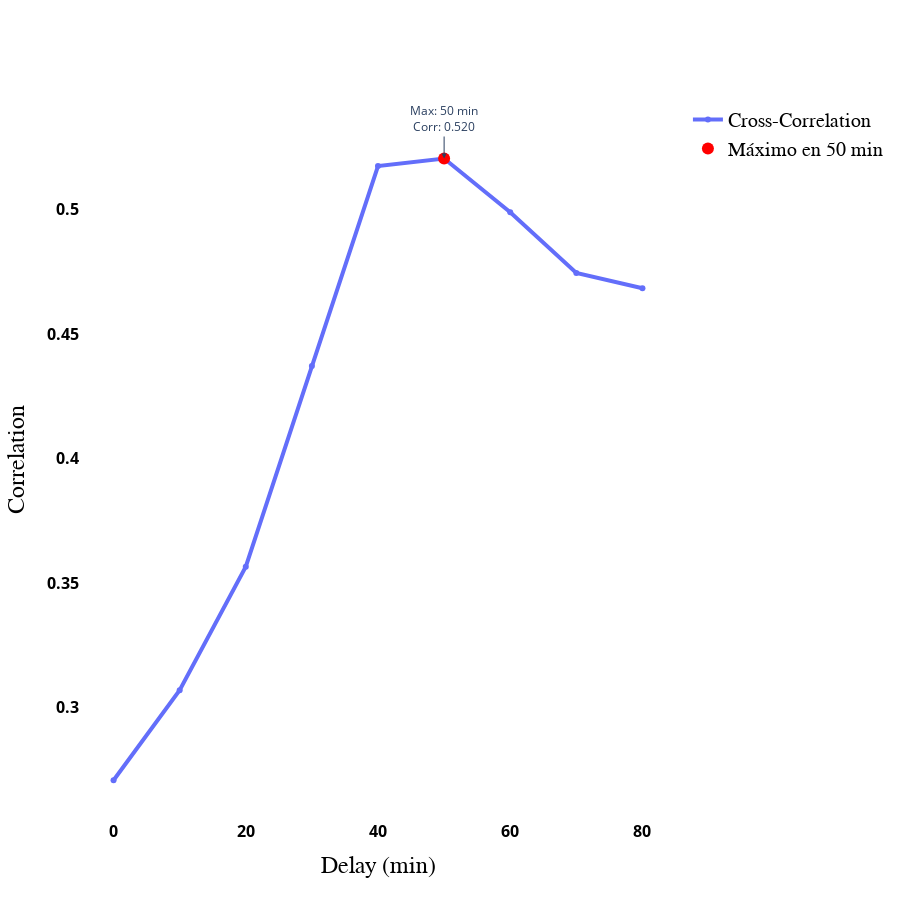

This figure's notebook cell:
### Markdown cell above
# 4. Cross-Correlation

### Code cell
# Calcular la correlación cruzada
x = merged_std['nivel_std'].values
y = merged_std['snd_std'].values

corr = correlate(x, y, mode='full')
lags = np.arange(-len(x) + 1, len(x))

# Normalización
norm_factor = np.array([len(x) - abs(lag) for lag in lags])
corr_norm = corr / norm_factor

# Definir el rango de lags en minutos
lags_minutes = lags * 10

# Filtrar los lags entre los valores de retardo deseados
MIN_DELAY_MINUTES = 0  
MAX_DELAY_MINUTES = 80 

mask = (lags_minutes >= MIN_DELAY_MINUTES) & (lags_minutes <= MAX_DELAY_MINUTES)
lags_minutes_filtered = lags_minutes[mask]
corr_norm_filtered = corr_norm[mask]

# Encontrar el índice de la máxima correlación
best_idx = np.argmax(np.abs(corr_norm_filtered))
best_lag_minutes = lags_minutes_filtered[best_idx]
best_corr = corr_norm_filtered[best_idx]

# Crear la figura
fig = go.Figure()

# Agregar la serie de correlación cruzada
fig.add_trace(go.Scatter(
    x=lags_minutes_filtered,
    y=corr_norm_filtered,
    mode='lines+markers',
    name='Cross-Correlation',
    line=dict(width=4)  # Engrosar la línea
))

# Agregar el punto máximo de la correlación
fig.add_trace(go.Scatter(
    x=[best_lag_minutes],
    y=[best_corr],
    mode='markers',
    marker=dict(color='red', size=12),
    name=f'Máximo en {best_lag_minutes} min',
    text=[f"{best_lag_minutes} min\n{best_corr:.3f}"],
    
    
))

# Anotación para el valor máximo
fig.add_annotation(
    x=best_lag_minutes,
    y=best_corr,
    text=f"Max: {best_lag_minutes} min<br>Corr: {best_corr:.3f}",
    showarrow=True,
    arrowhead=2,
    ax=0,
    ay=-40,
    bgcolor="white"
)

# Actualizar el layout
fig.update_layout(
    xaxis_title="Delay (min)",
    yaxis_title="Correlation",
    plot_bgcolor='white',
    paper_bgcolor='white',
    autosize=False,
    width=900,  
    height=900,
    legend=dict(
        font=dict(
            family="Arial Black",  
            size=20,              
            color="black"
        )
    ),
    xaxis=dict(
        title_font=dict(size=24, family="Arial Black", color="black"),  
        tickfont=dict(size=16, color="black",weight="bold")  
    ),
    yaxis=dict(
        title_font=dict(size=24, family="Arial Black", color="black"),  
        tickfont=dict(size=16, color="black",weight="bold")  
    )
)


fig.show()

### Figure 1 — Plotly figure (JSON) as saved in the notebook; plotly's stock layout.template omitted (floating-point values rounded to 4 significant figures)
{"data": [{"line": {"width": 4}, "mode": "lines+markers", "name": "Cross-Correlation", "type": "scatter", "x": [0, 10, 20, 30, 40, 50, 60, 70, 80], "y": [0.2709, 0.3071, 0.3566, 0.4372, 0.5174, 0.5205, 0.4989, 0.4745, 0.4684]}, {"marker": {"color": "red", "size": 12}, "mode": "markers", "name": "Máximo en 50 min", "text": ["50 min\n0.520"], "type": "scatter", "x": [50], "y": [0.5205]}], "layout": {"annotations": [{"arrowhead": 2, "ax": 0, "ay": -40, "bgcolor": "white", "showarrow": true, "text": "Max: 50 min<br>Corr: 0.520", "x": 50, "y": 0.5205}], "autosize": false, "height": 900, "legend": {"font": {"color": "black", "family": "Arial Black", "size": 20}}, "paper_bgcolor": "white", "plot_bgcolor": "white", "width": 900, "xaxis": {"autorange": true, "range": [-5.131, 85.13], "tickfont": {"color": "black", "size": 16, "weight": "bold"}, "title": {"font": {"color": "black", "family": "Arial Black", "size": 24}, "text": "Delay (min)"}, "type": "linear"}, "yaxis": {"autorange": true, "range": [0.255, 0.5433], "tickfont": {"color": "black", "size": 16, "weight": "bold"}, "title": {"font": {"color": "black", "family": "Arial Black", "size": 24}, "text": "Correlation"}, "type": "linear"}}}
